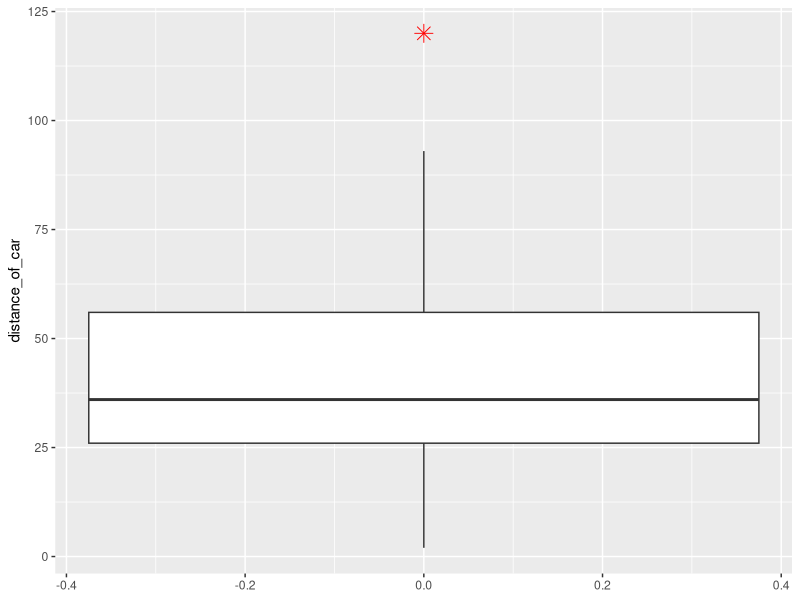
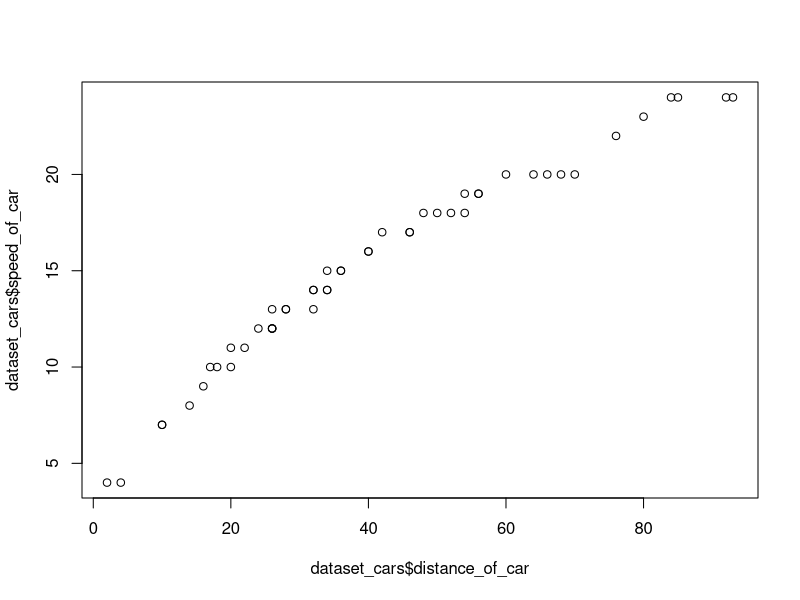
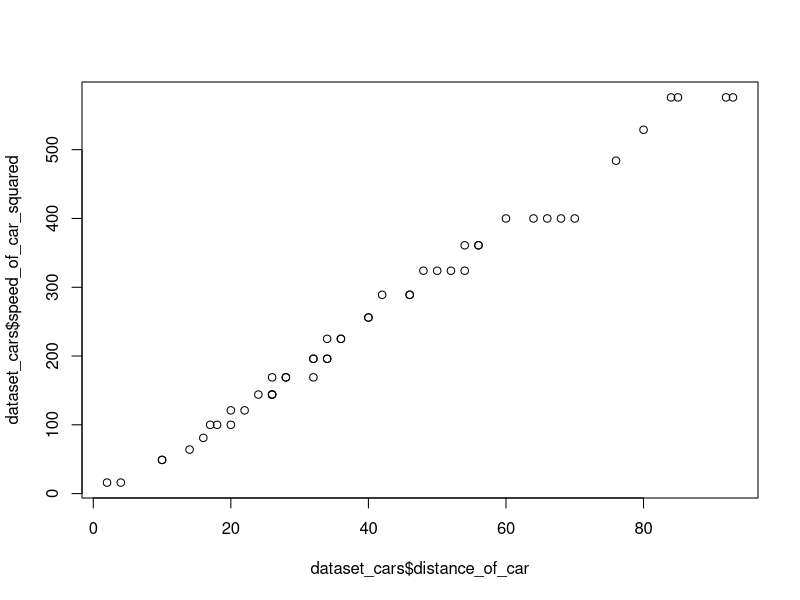
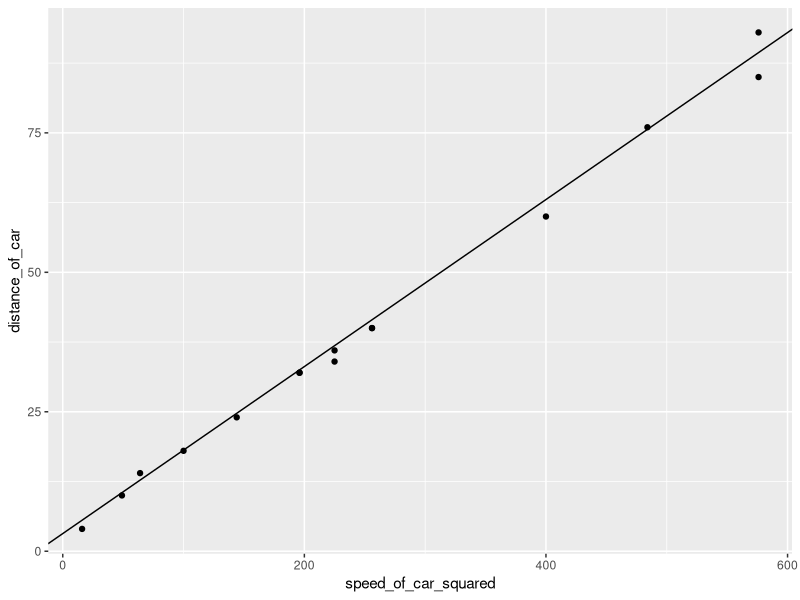

Generate these figures, in order, with R:
#Import all used libraries
library(readr)
library(ggplot2)

#Import dataset_cars
dataset_cars <- read.csv('./R Tutorial Data Sets/cars.csv', header = TRUE)

#Inspect the the structure, variables and summary statistics of the dataset_cars
names(dataset_cars)
attributes(x = dataset_cars)
str(dataset_cars)
summary(dataset_cars)

#Rename variables
names(dataset_cars) <- c("name_of_car", "speed_of_car", "distance_of_car")

#Generate boxplsot to gain better udnerstanding of distribution of the dependant variable
ggplot(dataset_cars, aes(y = distance_of_car)) + geom_boxplot(outlier.colour="red", outlier.shape=8, outlier.size=4)

#We observe one outlier with a distance greater than 100, we remove this outlier from our dataset
#as it will bias the out prediction
outliers <- boxplot(dataset_cars$distance_of_car, plot=FALSE)$out
dataset_cars <- dataset_cars[-which(dataset_cars$distance_of_car %in% outliers),]

#Generate plot in order to see patterns and correlations
plot(dataset_cars$distance_of_car, dataset_cars$speed_of_car)

#We see that there is a quadratic relationship between speed of car and distance of car.
#Transform the data in such a way that the relationship becomes linear. To do so, we need to
#square the independant variale car speed.
dataset_cars$speed_of_car_squared <- dataset_cars$speed_of_car*dataset_cars$speed_of_car

#Check whether transformation was succesful
names(dataset_cars)
str(dataset_cars$speed_of_car_squared)

#Regenerate plots in order to see if transformation worked
plot(dataset_cars$distance_of_car, dataset_cars$speed_of_car_squared)

#Set random seed of the script to 123
set.seed(256)

#Create training set and test set by using a 70/30 split 
train_size <- round(nrow(dataset_cars)*0.70)
test_size <- nrow(dataset_cars) - train_size
training_indices <- sample(seq_len(nrow(dataset_cars)), size = train_size)
training_set <- dataset_cars[training_indices,]
test_set <- dataset_cars[-training_indices,]

#Fit linear model to training data
lm_model1 <- lm(distance_of_car~ speed_of_car_squared, training_set)
lm_model2 <- lm(distance_of_car~ speed_of_car, training_set)

#Summary for both statistics model
output_lm_model1 <- summary(lm_model1)
output_lm_model2 <- summary(lm_model2)

#Model 1 has the greatest R squared

#Make predictions for both models on test set
predictions_model1 <- predict(lm_model1, test_set)

#Store coefficients final model
lm_model1_coef <- coefficients(lm_model1)
lm_model1_intercept <- lm_model1_coef[1]
lm_model1_coef1 <- intercept <- lm_model1_coef[2]

#Add predictions and prediction error to dataframe test data and plot predictions against real values
test_set$prediction <- predictions_model1
test_set$error <- test_set$distance_of_car - predictions_model1
ggplot(test_set, aes(x = speed_of_car_squared, y = distance_of_car)) + geom_point() + geom_abline(intercept = lm_model1_intercept, slope = lm_model1_coef1)

      
